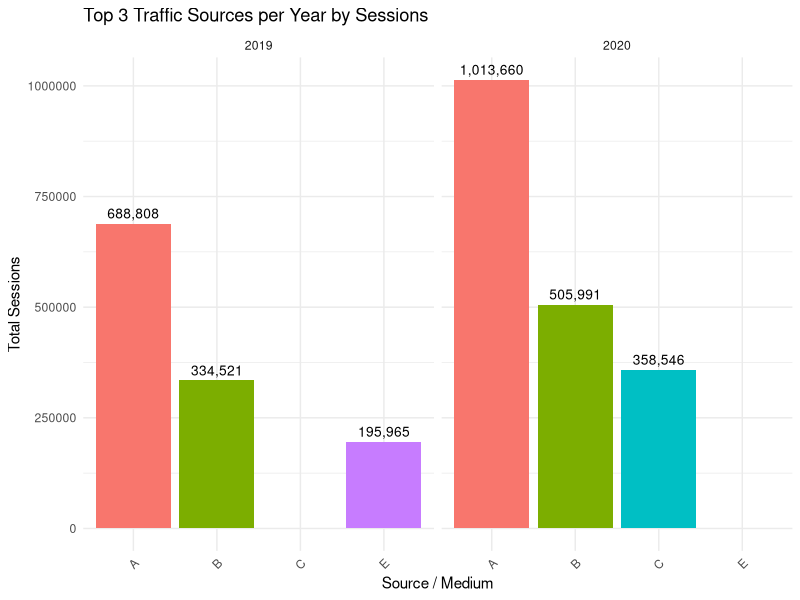
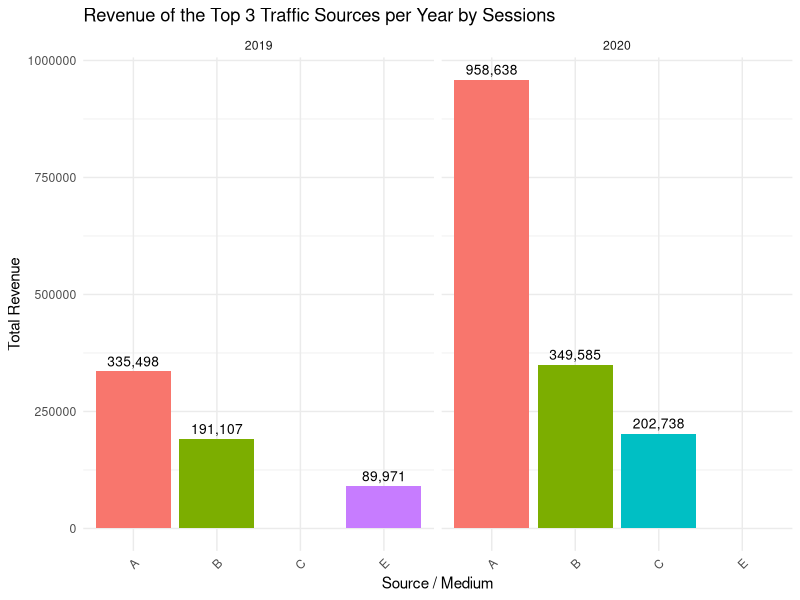
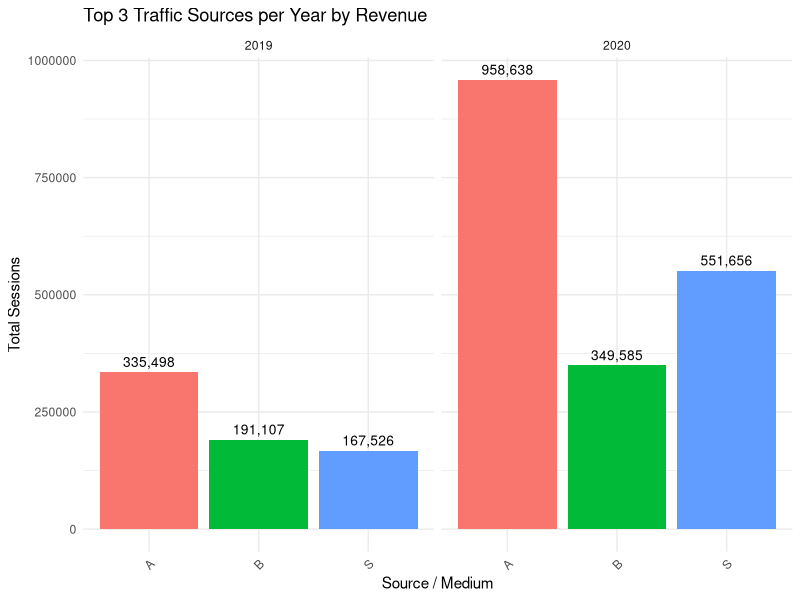
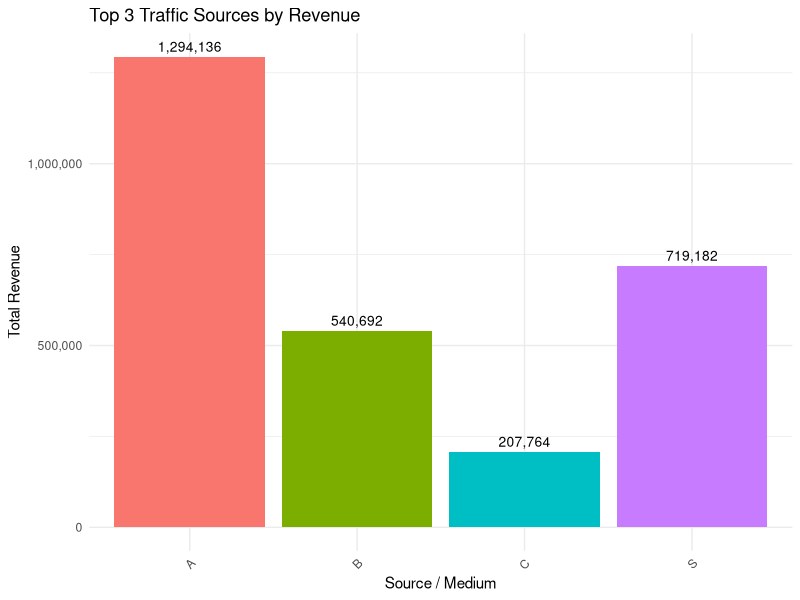
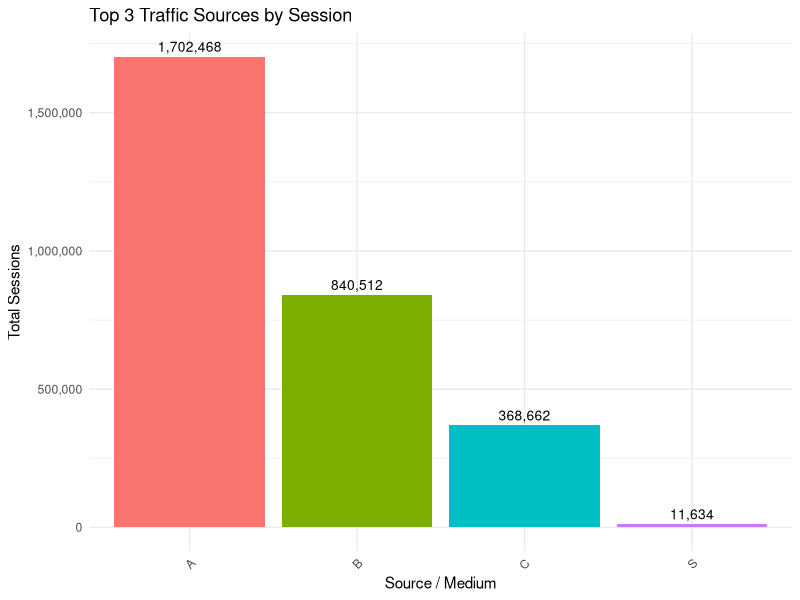

Reproduce these figures in R, in order. (Note: this script raises an error after producing the figures.)
## ---- chunk 1
library(readr)
library(dplyr)
library(ggplot2)
library(tidyr)
library(skimr)

library(knitr) # For better table
library(lubridate) # Task 1B test
library(scales)
## ---- chunk 2
df <- read_csv("../data/Web Analytic_Dataset.csv")
# df <- read.csv("../data/Web Analytic_Dataset.csv") # doesn't clean data
df
## ---- chunk 3
cat("The dimension of dataset: number of columns", ncol(df), "number of rows: ", nrow((df)))
## ---- chunk 4
str(df) # Structure of dataset
## ---- chunk 5
sapply(df,class)
## ---- chunk 6
colSums(is.na(df))
## ---- chunk 7
any(duplicated(df))
## ---- chunk 8
df_clean_task_one <- df %>%
  mutate(
    Revenue = as.numeric(gsub(",", "", Revenue)),
    Sessions = as.numeric(gsub(",", "", Sessions)),
    `Conversion Rate (%)` = gsub("<", "", `Conversion Rate (%)`),         # Remove < symbol
    `Conversion Rate (%)` = as.numeric(gsub("%", "", `Conversion Rate (%)`)),
    `Bounce Rate` = as.numeric(gsub("%", "", `Bounce Rate`))
  )
## ---- chunk 9
str(df_clean_task_one)
## ---- chunk 10
top3_dual <- df_clean_task_one %>%
  group_by(Year, `Source / Medium`) %>%
  summarise(
    Total_Sessions = sum(Sessions, na.rm = TRUE),
    Total_Revenue = sum(Revenue, na.rm = TRUE),
    .groups = "drop"
  ) %>%
  group_by(Year) %>%
  slice_max(Total_Sessions, n = 3) %>%
  ungroup()
## ---- chunk 11
top3_dual <- df_clean_task_one %>%
  group_by(Year, `Source / Medium`) %>%
  summarise(
    Total_Sessions = sum(Sessions, na.rm = TRUE),
    Total_Revenue = sum(Revenue, na.rm = TRUE),
    .groups = "drop"
  ) %>%
  group_by(Year) %>%
  slice_max(Total_Sessions, n = 3) %>%
  ungroup()
## ---- chunk 12
# Plot
top3_sessions <- top3_dual %>%
  select(Year, `Source / Medium`, Total_Sessions, Total_Revenue)

ggplot(top3_sessions, aes(x = `Source / Medium`, y = Total_Sessions, fill = `Source / Medium`)) +
  geom_col(show.legend = FALSE) +
  geom_text(aes(label = scales::comma(Total_Sessions)), 
            vjust = -0.5, size = 3.5) +
  facet_wrap(~ Year) +
  labs(
    title = "Top 3 Traffic Sources per Year by Sessions",
    x = "Source / Medium",
    y = "Total Sessions"
  ) +
  theme_minimal() +
  theme(axis.text.x = element_text(angle = 45, hjust = 1))

ggplot(top3_sessions, aes(x = `Source / Medium`, y = Total_Revenue, fill = `Source / Medium`)) +
  geom_col(show.legend = FALSE) +
  geom_text(aes(label = scales::comma(Total_Revenue)), # label hien data len
            vjust = -0.5, size = 3.5) +
  facet_wrap(~ Year) +
  labs(
    title = "Revenue of the Top 3 Traffic Sources per Year by Sessions",
    x = "Source / Medium",
    y = "Total Revenue"
  ) +
  theme_minimal() +
  theme(axis.text.x = element_text(angle = 45, hjust = 1))

## ---- chunk 13
top3_dual <- df_clean_task_one %>%
  group_by(Year, `Source / Medium`) %>%
  summarise(
    Total_Sessions = sum(Sessions, na.rm = TRUE),
    Total_Revenue = sum(Revenue, na.rm = TRUE),
    .groups = "drop"
  ) %>%
  group_by(Year) %>%
  slice_max(Total_Revenue, n = 3) %>%
  ungroup()

top3_revenue <- top3_dual %>%
  select(Year, `Source / Medium`, Total_Sessions, Total_Revenue)

ggplot(top3_revenue , aes(x = `Source / Medium`, y = Total_Revenue, fill = `Source / Medium`)) +
  geom_col(show.legend = FALSE) +
  facet_wrap(~ Year) +
  geom_text(aes(label = scales::comma(Total_Revenue)), 
            vjust = -0.5, size = 3.5) +
  labs(
    title = "Top 3 Traffic Sources per Year by Revenue",
    x = "Source / Medium",
    y = "Total Sessions"
  ) +
  theme_minimal() +
  theme(axis.text.x = element_text(angle = 45, hjust = 1))
## ---- chunk 14

# Step 1: Summarise the data
summary_table <- df_clean_task_one %>%
  group_by(`Source / Medium`) %>%
  summarise(
    Total_Sessions = sum(Sessions, na.rm = TRUE),
    Total_Revenue = sum(Revenue, na.rm = TRUE),
    .groups = "drop"
  )

# Step 2: Get top 3 by revenue
top3_revenue <- summary_table %>%
  slice_max(Total_Revenue, n = 3) %>%
  mutate(Type = "Top Revenue")

# Step 3: Get top 3 by sessions
top3_sessions <- summary_table %>%
  slice_max(Total_Sessions, n = 3) %>%
  mutate(Type = "Top Sessions")

# Step 4: Combine both tables
top3_combined <- bind_rows(top3_revenue, top3_sessions)

# Optional: Remove duplicates (if a source appears in both)
top3_combined_unique <- top3_combined %>%
  distinct(`Source / Medium`, .keep_all = TRUE)


top3_dual <- df_clean_task_one %>%
  group_by(`Source / Medium`) %>%
  summarise(
    Total_Sessions = sum(Sessions, na.rm = TRUE),
    Total_Revenue = sum(Revenue, na.rm = TRUE),
    .groups = "drop"
  ) %>%
  slice_max(Total_Revenue, n = 3) %>%
  ungroup()

top3_revenue <- top3_combined_unique %>%
  select(`Source / Medium`, Total_Sessions, Total_Revenue)

ggplot(top3_revenue , aes(x = `Source / Medium`, y = Total_Revenue, fill = `Source / Medium`)) +
  geom_col(show.legend = FALSE) +
  scale_y_continuous(labels = comma) +
  geom_text(aes(label = scales::comma(Total_Revenue)), 
            vjust = -0.5, size = 3.5) +
  labs(
    title = "Top 3 Traffic Sources by Revenue",
    x = "Source / Medium",
    y = "Total Revenue"
  ) +
  theme_minimal() +
  theme(axis.text.x = element_text(angle = 45, hjust = 1))

ggplot(top3_revenue , aes(x = `Source / Medium`, y = Total_Sessions, fill = `Source / Medium`)) +
  geom_col(show.legend = FALSE) +
  scale_y_continuous(labels = comma) +
  geom_text(aes(label = scales::comma(Total_Sessions)), 
            vjust = -0.5, size = 3.5) +
  labs(
    title = "Top 3 Traffic Sources by Session",
    x = "Source / Medium",
    y = "Total Sessions"
  ) +
  theme_minimal() +
  theme(axis.text.x = element_text(angle = 45, hjust = 1))
## ---- chunk 15
conversion_by_device <- df_clean_task_one %>%
  group_by(Year, `Month of the year`, `Source / Medium`) %>%
  summarise(
    Conversion = `Conversion Rate (%)`,
    Total_Sessions = sum(Sessions, na.rm = TRUE),
    Total_Revenue = sum(Revenue, na.rm = TRUE),
    .groups = "drop"
  )
## ---- chunk 16
device_summary <- df_clean_task_one %>%
  group_by(`Source / Medium`) %>%
  summarise(`Total Users` = sum(Users, na.rm=TRUE),
            `Total New Users` = sum(`New Users`, na.rm=TRUE))

print(device_summary)

# knitr::kable(device_summary, caption = "Total Users and New Users by Device")
## ---- chunk 17
ggplot(device_summary_long, aes(x = `Source / Medium`, y = Count, fill = Type)) +
  geom_bar(stat = "identity", position = position_dodge(width = 0.8), width = 0.7) +
  scale_y_continuous(labels = comma) +
  scale_fill_manual(values = c("Total Users" = "#1f77b4", "Total New Users" = "#2ca02c")) +
  labs(
    title = "Total Users and New Users by Device",
    subtitle = "Grouped by Source / Medium",
    x = "Device (Source / Medium)",
    y = "Number of Users",
    fill = "User Type"
  ) +
  theme_minimal() +
  theme(
    axis.text.x = element_text(angle = 45, hjust = 1, size = 10),
    plot.title = element_text(face = "bold", size = 16),
    plot.subtitle = element_text(size = 12),
    legend.position = "top"
  )

## ---- chunk 18
kable(conversion_by_device, caption = "Conversion Rate by 'Device' (Source/Medium) per Month and Year")
## ---- chunk 19
ggplot(conversion_by_device, aes(x = factor(`Month of the year`), y = Conversion, fill = `Source / Medium`)) +
  geom_col(position = "dodge") +
  facet_wrap(~ Year) +
  labs(
    title = "Average Conversion Rate by Device per Month and Year",
    x = "Month",
    y = "Conversion Rate (%)",
    fill = "Device"
  ) +
  theme_minimal() +
  theme(axis.text.x = element_text(angle = 0))
## ---- chunk 20
month_coverage <- df_clean_task_one %>%
  group_by(`Source / Medium`) %>%
  summarise(Month_Count = n_distinct(`Month of the year`), .groups = "drop") %>%
  filter(Month_Count == 12)

month_coverage

df_filtered <- df_clean_task_one %>%
  semi_join(month_coverage, by = "Source / Medium") %>%
  mutate(
    Month_Name = factor(
      month.name[as.integer(`Month of the year`)],
      levels = month.name
    ),
    YearMonth = paste(Year, Month_Name, sep = "-")
  ) %>%
  arrange(`Source / Medium`, Year, as.integer(`Month of the year`))

conversion_table <- df_filtered %>%
  select(`Source / Medium`, Year, Month_Name, `Conversion Rate (%)`)


kable(conversion_table, 
      caption = "Conversion Rates, Sessions, and Revenue by Device, Year, and Month",
      col.names = c("Device", "Year", "Month", "Conversion Rate (%)"))
## ---- chunk 21
ggplot(df_filtered, aes(x = YearMonth, y = `Conversion Rate (%)`, group = `Source / Medium`, color = `Source / Medium`)) +
  geom_line(size = 1) +
  geom_point(size = 3) +  # Put point directly on the line
  theme_minimal() +
  labs(
    title = "Conversion Rate by Device Over Time",
    subtitle = "Timeline: September 2019 to August 2020 (Devices with Full 12-Month Coverage)",
    x = "Month-Year",
    y = "Conversion Rate (%)"
  ) +
  theme(
    axis.text.x = element_text(angle = 45, hjust = 1, size = 9),
    plot.title = element_text(face = "bold", size = 16),
    plot.subtitle = element_text(size = 12),
    legend.position = "top",
    legend.title = element_text(size = 12),
    legend.text = element_text(size = 10),
    panel.grid.minor = element_blank()
  )
## ---- chunk 22
df_filtered <- df_clean_task_one %>%
  mutate(
    Month_Name = factor(
      month.name[as.integer(`Month of the year`)],
      levels = month.name
    ),
    YearMonth = paste(Year, Month_Name, sep = "-")
  ) %>%
  arrange(`Source / Medium`, Year, as.integer(`Month of the year`))

# Calculate average conversion rate per device and select top 5
top_devices <- df_filtered %>%
  group_by(`Source / Medium`) %>%
  summarise(Avg_Conversion_Rate = mean(`Conversion Rate (%)`, na.rm = TRUE), .groups = "drop") %>%
  arrange(desc(Avg_Conversion_Rate)) %>%
  slice_head(n = 5)

# Print top 5 devices for verification
print(top_devices)

# Filter data for top 5 devices
df_top5 <- df_filtered %>%
  filter(`Source / Medium` %in% top_devices$`Source / Medium`)


## ---- chunk 23
ggplot(df_top5, aes(x = YearMonth, y = `Conversion Rate (%)`, group = `Source / Medium`, color = `Source / Medium`)) +
  geom_line(size = 1) +
  geom_point(size = 3) +
  theme_minimal() +
  labs(
    title = "Conversion Rate by Top 5 Devices Over Time",
    subtitle = "Timeline: September 2019 to August 2020",
    x = "Month-Year",
    y = "Conversion Rate (%)"
  ) +
  theme(
    axis.text.x = element_text(angle = 45, hjust = 1, size = 9),
    plot.title = element_text(face = "bold", size = 16),
    plot.subtitle = element_text(size = 12),
    legend.position = "top",
    legend.title = element_text(size = 12),
    legend.text = element_text(size = 10),
    panel.grid.minor = element_blank()
  )
## ---- chunk 24
df_relationship <- df_clean_task_one %>%
  select(`Bounce Rate`, `Conversion Rate (%)`, Revenue, Transactions)

cor_matrix <- round(cor(df_relationship, use = "complete.obs"), 2)

cor_df <- as.data.frame(cor_matrix) %>%
  mutate(Var1 = rownames(.)) %>%
  pivot_longer(cols = -Var1, names_to = "Var2", values_to = "Correlation")

cor_matrix
cor_df
## ---- chunk 25
ggplot(cor_df, aes(x = Var1, y = Var2, fill = Correlation)) +
  geom_tile(color = "white") +
  geom_text(aes(label = Correlation), color = "black", size = 4) +
  scale_fill_gradient2(low = "red", mid = "white", high = "green",
                       midpoint = 0, limit = c(-1, 1), space = "Lab",
                       name = "Correlation") +
  labs(title = "Heatmap: Bounce Rate vs Conversion, Transactions, Revenue",
       x = "", y = "") +
  theme_minimal() +
  theme(axis.text.x = element_text(angle = 45, hjust = 1))


## ---- chunk 26
ggplot(df_clean_task_one, aes(x = Transactions, y = Revenue)) +
  geom_point(alpha = 0.6) +
  geom_smooth(method = "lm", se = FALSE, color = "green") +
  labs(title = "Transaction vs Revenue",
       x = "Transaction", y = "Revenue") +
  theme_minimal()
## ---- chunk 27
ggplot(df_clean_task_one, aes(x = `Conversion Rate (%)`, y = Revenue)) +
  geom_point(alpha = 0.6) +
  geom_smooth(method = "lm", se = FALSE, color = "green") +
  labs(title = "Conversion Rate (%) vs Revenue",
       x = "Conversion Rate (%)", y = "Revenue") +
  theme_minimal()

ggplot(df_clean_task_one, aes(x = `Conversion Rate (%)`, y = Transactions)) +
  geom_point(alpha = 0.6) +
  geom_smooth(method = "lm", se = FALSE, color = "green") +
  labs(title = "Conversion Rate (%) vs Transactions",
       x = "Conversion Rate (%)", y = "Transactions") +
  theme_minimal()
## ---- chunk 28
ggplot(df_clean_task_one, aes(x = `Bounce Rate`, y = `Conversion Rate (%)`)) +
  geom_point(alpha = 0.6) +
  geom_smooth(method = "lm", se = FALSE, color = "red") +
  labs(title = "Bounce Rate vs Conversion Rate",
       x = "Bounce Rate (%)", y = "Conversion Rate (%)") +
  theme_minimal()
## ---- chunk 29
ggplot(df_clean_task_one, aes(x = `Bounce Rate`, y = Transactions)) +
  geom_point(alpha = 0.6) +
  geom_smooth(method = "lm", se = TRUE, color = "blue") +
  labs(title = "Bounce Rate vs Transactions",
       x = "Bounce Rate (%)", y = "Transactions") +
  theme_minimal()

ggplot(df_clean_task_one, aes(x = `Bounce Rate`, y = Revenue)) +
  geom_point(alpha = 0.6) +
  geom_smooth(method = "lm", se = FALSE, color = "blue") +
  labs(title = "Bounce Rate vs Revenue",
       x = "Bounce Rate (%)", y = "Revenue") +
  theme_minimal()
